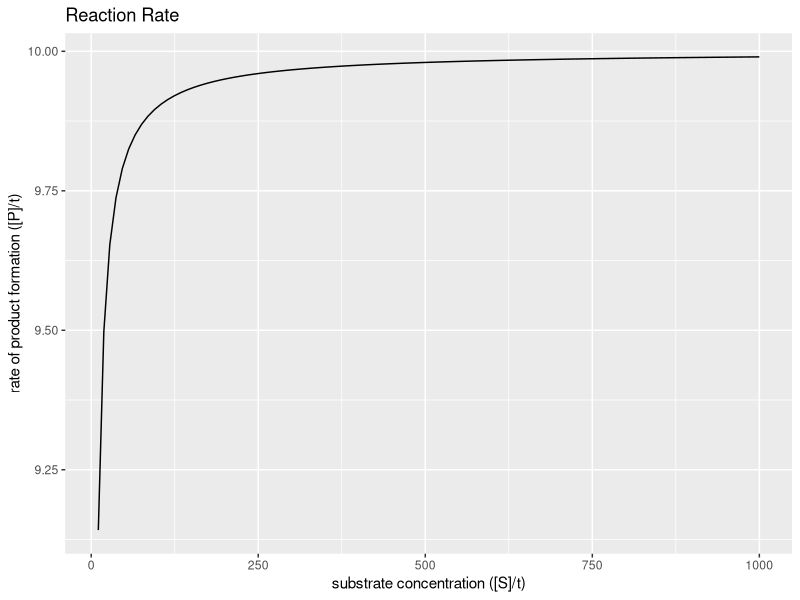

This chart was generated by the following R code:
## ---- chunk 1
require(deSolve)
require(ggplot2)
mm <- function(time,init,parms) {
  with(as.list(c(init, parms)), {
    dS <- -k1f * S * E + k1r * ES
    dE <- -k1f * S * E + (k1r + k2) * ES
    dES <- k1f * S * E - (k1r + k2) * ES
    dP <- k2 * ES
    vmax <- sum(k2 * sum(E + ES))
    v <- sum((vmax * S) / (km + S))
    
    return(list(c(dS,dE,dES,dP),v=v))
  })
}

parms = c(k1f=1.0, k1r=1.0,k2=1.0,km=1.0)
init = c(S=1000, E=10, ES=0, P=0)
exp.time = seq(1,100,1.0)
  
out <- as.data.frame(ode(y=init, times=exp.time, func = mm, parms=parms))

p1 <- ggplot(data=out, aes(x=S, y=v)) +
  geom_line() +
  xlab("substrate concentration ([S]/t)") +
  ylab("rate of product formation ([P]/t)") +
  ggtitle("Reaction Rate")
  
plot(p1)
